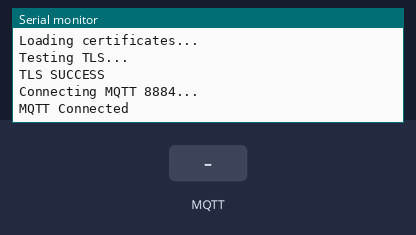
A sketch run on a simulated ESP32. Parts: the last lines printed to the serial monitor. The inputs (shaded band) are chosen by the test bench. WiFi joins after 1.5 s; servers stay silent unless stated; no MQTT or app messages arrive unless stated.

Above: at 2.9 s.
3.0 s: MQTT message "1" arrives on the first subscribed topic
At 4.2 s:
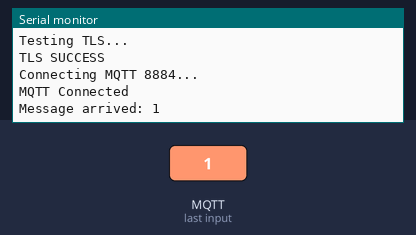
4.5 s: MQTT message "on" arrives on the first subscribed topic
At 5.6 s:
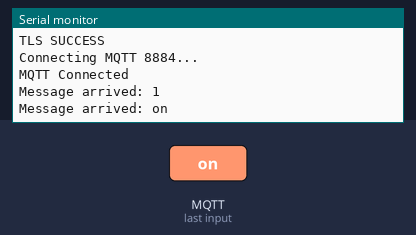
6.0 s: MQTT message "off" arrives on the first subscribed topic
At 6.7 s:
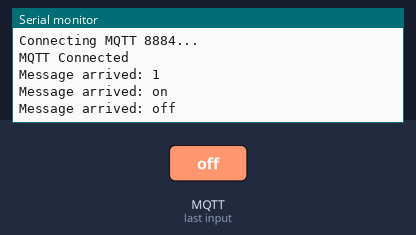

The sketch:

task04.ino
```cpp
#include <WiFi.h>
#include <WiFiClientSecure.h>
#include <PubSubClient.h>

#define WIFI_SSID "YOUR_WIFI_SSID"
#define WIFI_PASSWORD "YOUR_WIFI_PASSWORD"

#define MQTT_HOST "YOUR_BROKER_IP"
#define MQTT_PORT 8884

WiFiClientSecure secureClient;
PubSubClient mqttClient(secureClient);

// ================= ROOT CA =================
const char ROOT_CA[] PROGMEM = R"EOF(
-----BEGIN CERTIFICATE-----
YOUR_ROOT_CA_CERTIFICATE
-----END CERTIFICATE-----
)EOF";

// ================= CLIENT CERT =================
const char CLIENT_CERT[] PROGMEM = R"EOF(
-----BEGIN CERTIFICATE-----
YOUR_CLIENT_CERTIFICATE
-----END CERTIFICATE-----
)EOF";

// ================= CLIENT KEY =================
const char CLIENT_KEY[] PROGMEM = R"EOF(
-----BEGIN RSA PRIVATE KEY-----
YOUR_CLIENT_PRIVATE_KEY
-----END RSA PRIVATE KEY-----
)EOF";

// ================= CALLBACK =================
void callback(char* topic, byte* payload, unsigned int length) {
  Serial.print("Message arrived: ");

  for (int i = 0; i < length; i++) {
    Serial.print((char)payload[i]);
  }

  Serial.println();
}

// ================= WIFI =================
void connectWiFi() {
  Serial.println("Connecting WiFi...");
  WiFi.begin(WIFI_SSID, WIFI_PASSWORD);

  while (WiFi.status() != WL_CONNECTED) {
    delay(500);
    Serial.print(".");
  }

  Serial.println();
  Serial.println("WiFi connected");
  Serial.println(WiFi.localIP());
}

// ================= MQTT =================
void connectMQTT() {
  while (!mqttClient.connected()) {
    Serial.println("Connecting MQTT 8884...");

    if (mqttClient.connect("ESP32_TASK04")) {
      Serial.println("MQTT Connected");

      mqttClient.subscribe("test/task04");

      mqttClient.publish(
        "test/task04",
        "Hello from Task04"
      );

    } else {
      Serial.print("MQTT Failed rc=");
      Serial.println(mqttClient.state());
      delay(3000);
    }
  }
}

void setup() {
  Serial.begin(115200);
  Serial.println("START");

  connectWiFi();

  Serial.println("Loading certificates...");

  secureClient.setCACert(ROOT_CA);
  secureClient.setCertificate(CLIENT_CERT);
  secureClient.setPrivateKey(CLIENT_KEY);
  secureClient.setHandshakeTimeout(30);

  Serial.println("Testing TLS...");

  if (!secureClient.connect(MQTT_HOST, MQTT_PORT)) {
    Serial.println("TLS FAILED");

    char err[128];
    secureClient.lastError(err, sizeof(err));
    Serial.println(err);

    return;
  }

  Serial.println("TLS SUCCESS");
  secureClient.stop();

  mqttClient.setServer(MQTT_HOST, MQTT_PORT);
  mqttClient.setCallback(callback);

  connectMQTT();
}

void loop() {
  if (!mqttClient.connected()) {
    connectMQTT();
  }

  mqttClient.loop();
}
```

Measured:
- after the input at 3.0 s, the serial monitor: prints a new line at once (image 1)
- after the input at 4.5 s, the serial monitor: prints a new line at once (image 2)
- after the input at 6.0 s, the serial monitor: prints a new line at once (image 3)
